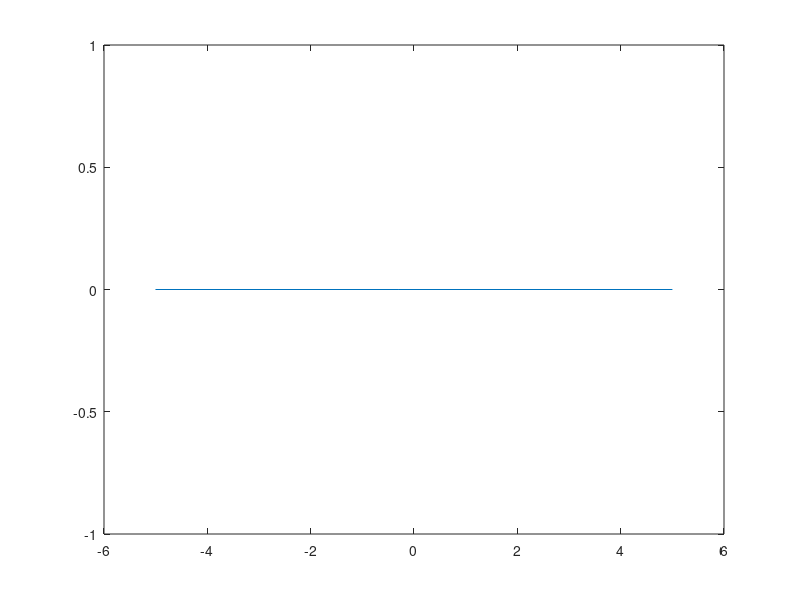

Write the MATLAB code that produced this figure.
clc ;
clear ;

% 원점이 0, 0 이고 반지름이 1인 원을 그려보자
center_x = 5
center_y = 10
x_ary = linspace(-1,1)
thetha = 0:0.1:2*pi
radius = 10
x_func = (radius - center_x) .* sin(thetha)
y_func = (radius - center_y) .* cos(thetha) 

figure(1)

plot(x_func, y_func);

